Frame 1 (no input): blank canvas, image omitted
Frame 60 (no input): blank canvas, image omitted
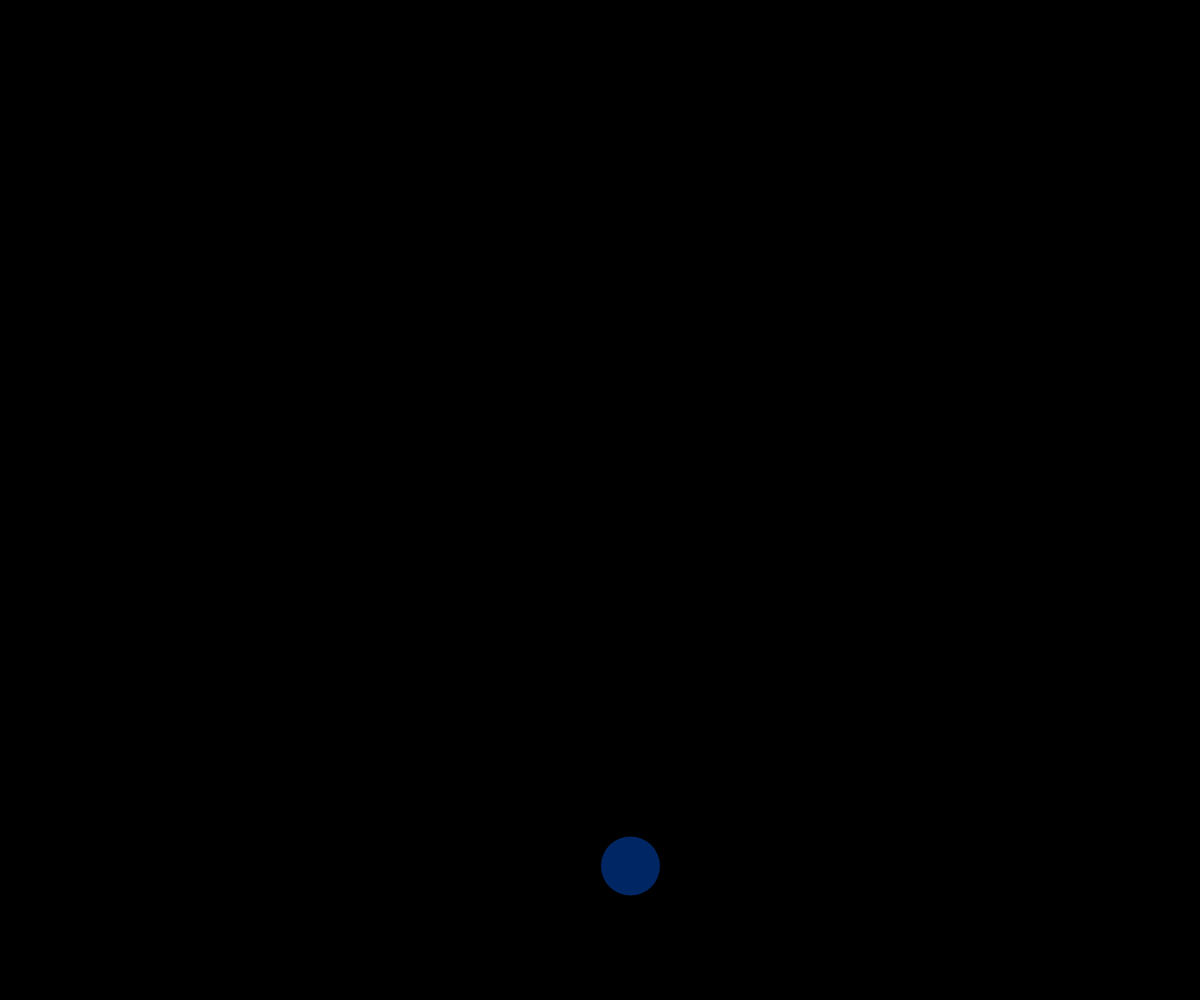
Frame 120 (the mouse pressed at the canvas centre since frame 60)

The p5.js sketch whose frames 1 and 60 were blank and that drew this single picture after the mouse press (run headless with seeded random() and noise() and a simulated clock; from frame 60 on, the mouse is pressed at the canvas centre):

// p5.js sketch
// ── sketch.js
var particles = [];
function setup() {
 createCanvas(windowWidth, windowHeight);
}

function mousePressed(){
  var p = new Particle(mouseX, mouseY, random(1, 8));
  particles.push(p);
}

function keyPressed(){
  if(key == ' '){
    particles.splice(0, 1);
  } 
}

function draw() {
  background(0);
  
  var wind = createVector(0.1, 0);
  
  for(var i = 0; i < particles.length; i++){
     var gravity = createVector(0, 0.2*particles[i].mass);
     particles[i].applyForce(gravity);
     
     if(mouseIsPressed){
        particles[i].applyForce(wind); 
      }
      
      particles[i].update();
      particles[i].edges();
      particles[i].display();      
  }   
}

function Particle(x, y, m){
  this.pos = createVector(x, y);
  this.vel = createVector(0, 0);
  this.acc = createVector(0, 0);
  this.mass = m;
  
  
  this.applyForce = function(force){
    var f = force.copy(); //Aceleração = Massa/Força
    f.div(this.mass);
    this.acc.add(f); //A força produz uma aceleração 
  }
  
  this.update = function(){
    this.vel.add(this.acc); //A aceleração muda a velocidade
    this.pos.add(this.vel); //A velocidade muda a posição
    
    this.acc.set(0, 0);
  }
  
  this.display = function(){
    fill(0, 100, 255, 100);
    ellipse(this.pos.x, this.pos.y, this.mass * 10, this.mass * 10);
  }
  
  this.edges = function(){
      if(this.pos.y > height){
        this.vel.y *= -1;
        this.pos.y = height;
    }
    
     if(this.pos.x > width){
        this.vel.x *= -1;
        this.pos.x = width;
    }  
  }
}
